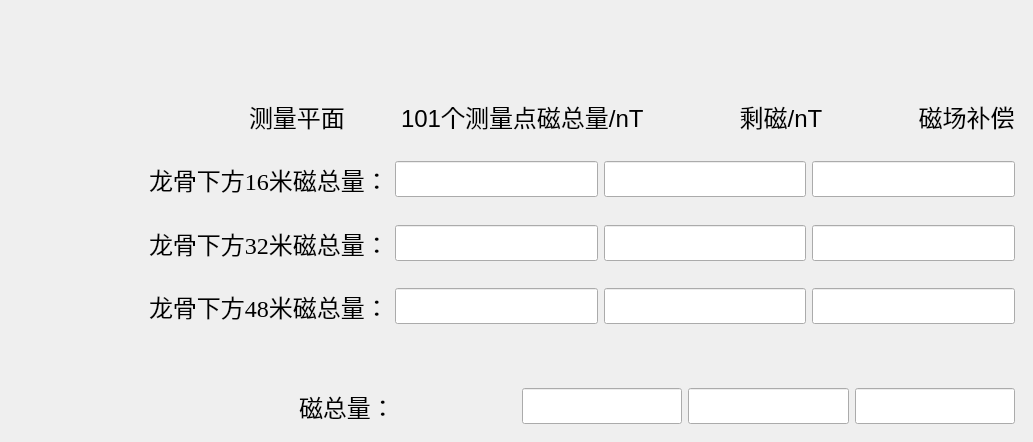
    <widget class="QWidget" name="tab_4">
     <attribute name="title">
      <string>多平面磁场补偿</string>
     </attribute>
     <widget class="QWidget" name="widget_3" native="true">
      <property name="geometry">
       <rect>
        <x>140</x>
        <y>90</y>
        <width>884</width>
        <height>343</height>
       </rect>
      </property>
      <property name="font">
       <font>
        <pointsize>18</pointsize>
       </font>
      </property>
      <layout class="QVBoxLayout" name="verticalLayout_5">
       <item>
        <widget class="QWidget" name="widget_4" native="true">
         <layout class="QGridLayout" name="gridLayout_3">
          <item row="0" column="1">
           <widget class="QLabel" name="label_8">
            <property name="font">
             <font>
              <family>Arial</family>
              <pointsize>18</pointsize>
             </font>
            </property>
            <property name="text">
             <string>测量平面</string>
            </property>
           </widget>
          </item>
          <item row="0" column="3">
           <widget class="QLabel" name="label_11">
            <property name="font">
             <font>
              <pointsize>18</pointsize>
             </font>
            </property>
            <property name="text">
             <string>101个测量点磁总量/nT</string>
            </property>
           </widget>
          </item>
          <item row="0" column="9">
           <widget class="QLabel" name="label_10">
            <property name="font">
             <font>
              <pointsize>18</pointsize>
             </font>
            </property>
            <property name="text">
             <string> 磁场补偿</string>
            </property>
           </widget>
          </item>
          <item row="0" column="5">
           <spacer name="horizontalSpacer_67">
            <property name="orientation">
             <enum>Qt::Horizontal</enum>
            </property>
            <property name="sizeHint" stdset="0">
             <size>
              <width>40</width>
              <height>20</height>
             </size>
            </property>
           </spacer>
          </item>
          <item row="0" column="6">
           <widget class="QLabel" name="label_9">
            <property name="font">
             <font>
              <pointsize>18</pointsize>
             </font>
            </property>
            <property name="text">
             <string> 剩磁/nT</string>
            </property>
           </widget>
          </item>
          <item row="0" column="8">
           <spacer name="horizontalSpacer_58">
            <property name="orientation">
             <enum>Qt::Horizontal</enum>
            </property>
            <property name="sizeHint" stdset="0">
             <size>
              <width>0</width>
              <height>20</height>
             </size>
            </property>
           </spacer>
          </item>
          <item row="0" column="0">
           <spacer name="horizontalSpacer_23">
            <property name="orientation">
             <enum>Qt::Horizontal</enum>
            </property>
            <property name="sizeHint" stdset="0">
             <size>
              <width>100</width>
              <height>20</height>
             </size>
            </property>
           </spacer>
          </item>
          <item row="0" column="2">
           <spacer name="horizontalSpacer_7">
            <property name="orientation">
             <enum>Qt::Horizontal</enum>
            </property>
            <property name="sizeHint" stdset="0">
             <size>
              <width>50</width>
              <height>20</height>
             </size>
            </property>
           </spacer>
          </item>
          <item row="0" column="4">
           <spacer name="horizontalSpacer_57">
            <property name="orientation">
             <enum>Qt::Horizontal</enum>
            </property>
            <property name="sizeHint" stdset="0">
             <size>
              <width>0</width>
              <height>20</height>
             </size>
            </property>
           </spacer>
          </item>
          <item row="0" column="7">
           <spacer name="horizontalSpacer_68">
            <property name="orientation">
             <enum>Qt::Horizontal</enum>
            </property>
            <property name="sizeHint" stdset="0">
             <size>
              <width>40</width>
              <height>20</height>
             </size>
            </property>
           </spacer>
          </item>
         </layout>
        </widget>
       </item>
       <item>
        <spacer name="verticalSpacer_21">
         <property name="orientation">
          <enum>Qt::Vertical</enum>
         </property>
         <property name="sizeHint" stdset="0">
          <size>
           <width>20</width>
           <height>0</height>
          </size>
         </property>
        </spacer>
       </item>
       <item>
        <widget class="QWidget" name="X1_8" native="true">
         <property name="font">
          <font>
           <family>Times New Roman</family>
          </font>
         </property>
         <layout class="QHBoxLayout" name="horizontalLayout_27">
          <item>
           <widget class="QLabel" name="X1_N_8">
            <property name="font">
             <font>
              <family>Times New Roman</family>
              <pointsize>18</pointsize>
             </font>
            </property>
            <property name="text">
             <string>龙骨下方16米磁总量：</string>
            </property>
           </widget>
          </item>
          <item>
           <widget class="QLineEdit" name="Mag_16"/>
          </item>
          <item>
           <spacer name="horizontalSpacer_27">
            <property name="orientation">
             <enum>Qt::Horizontal</enum>
            </property>
            <property name="sizeHint" stdset="0">
             <size>
              <width>0</width>
              <height>20</height>
             </size>
            </property>
           </spacer>
          </item>
          <item>
           <widget class="QLineEdit" name="Remain_16"/>
          </item>
          <item>
           <spacer name="horizontalSpacer_28">
            <property name="orientation">
             <enum>Qt::Horizontal</enum>
            </property>
            <property name="sizeHint" stdset="0">
             <size>
              <width>1</width>
              <height>20</height>
             </size>
            </property>
           </spacer>
          </item>
          <item>
           <widget class="QLineEdit" name="Bu_16"/>
          </item>
         </layout>
        </widget>
       </item>
       <item>
        <spacer name="verticalSpacer_22">
         <property name="orientation">
          <enum>Qt::Vertical</enum>
         </property>
         <property name="sizeHint" stdset="0">
          <size>
           <width>20</width>
           <height>1</height>
          </size>
         </property>
        </spacer>
       </item>
       <item>
        <widget class="QWidget" name="X1_9" native="true">
         <layout class="QHBoxLayout" name="horizontalLayout_28">
          <item>
           <widget class="QLabel" name="X1_N_9">
            <property name="font">
             <font>
              <family>Times New Roman</family>
              <pointsize>18</pointsize>
             </font>
            </property>
            <property name="text">
             <string>龙骨下方32米磁总量：</string>
            </property>
           </widget>
          </item>
          <item>
           <widget class="QLineEdit" name="Mag_32"/>
          </item>
          <item>
           <spacer name="horizontalSpacer_59">
            <property name="orientation">
             <enum>Qt::Horizontal</enum>
            </property>
            <property name="sizeHint" stdset="0">
             <size>
              <width>0</width>
              <height>20</height>
             </size>
            </property>
           </spacer>
          </item>
          <item>
           <widget class="QLineEdit" name="Remain_32"/>
          </item>
          <item>
           <spacer name="horizontalSpacer_60">
            <property name="orientation">
             <enum>Qt::Horizontal</enum>
            </property>
            <property name="sizeHint" stdset="0">
             <size>
              <width>1</width>
              <height>20</height>
             </size>
            </property>
           </spacer>
          </item>
          <item>
           <widget class="QLineEdit" name="Bu_32"/>
          </item>
         </layout>
        </widget>
       </item>
       <item>
        <spacer name="verticalSpacer_23">
         <property name="orientation">
          <enum>Qt::Vertical</enum>
         </property>
         <property name="sizeHint" stdset="0">
          <size>
           <width>20</width>
           <height>1</height>
          </size>
         </property>
        </spacer>
       </item>
       <item>
        <widget class="QWidget" name="X1_10" native="true">
         <layout class="QHBoxLayout" name="horizontalLayout_29">
          <item>
           <widget class="QLabel" name="X1_N_10">
            <property name="font">
             <font>
              <family>Times New Roman</family>
              <pointsize>18</pointsize>
             </font>
            </property>
            <property name="text">
             <string>龙骨下方48米磁总量：</string>
            </property>
           </widget>
          </item>
          <item>
           <widget class="QLineEdit" name="Mag_48"/>
          </item>
          <item>
           <spacer name="horizontalSpacer_61">
            <property name="orientation">
             <enum>Qt::Horizontal</enum>
            </property>
            <property name="sizeHint" stdset="0">
             <size>
              <width>0</width>
              <height>20</height>
             </size>
            </property>
           </spacer>
          </item>
          <item>
           <widget class="QLineEdit" name="Remain_48"/>
          </item>
          <item>
           <spacer name="horizontalSpacer_62">
            <property name="orientation">
             <enum>Qt::Horizontal</enum>
            </property>
            <property name="sizeHint" stdset="0">
             <size>
              <width>1</width>
              <height>20</height>
             </size>
            </property>
           </spacer>
          </item>
          <item>
           <widget class="QLineEdit" name="Bu_48"/>
          </item>
         </layout>
        </widget>
       </item>
       <item>
        <spacer name="verticalSpacer_25">
         <property name="orientation">
          <enum>Qt::Vertical</enum>
         </property>
         <property name="sizeHint" stdset="0">
          <size>
           <width>20</width>
           <height>40</height>
          </size>
         </property>
        </spacer>
       </item>
       <item>
        <widget class="QWidget" name="X1_11" native="true">
         <layout class="QHBoxLayout" name="horizontalLayout_10">
          <item>
           <spacer name="horizontalSpacer_19">
            <property name="orientation">
             <enum>Qt::Horizontal</enum>
            </property>
            <property name="sizeHint" stdset="0">
             <size>
              <width>200</width>
              <height>20</height>
             </size>
            </property>
           </spacer>
          </item>
          <item>
           <widget class="QLabel" name="X1_N_11">
            <property name="font">
             <font>
              <family>Arial</family>
              <pointsize>18</pointsize>
             </font>
            </property>
            <property name="text">
             <string>磁总量：</string>
            </property>
           </widget>
          </item>
          <item>
           <spacer name="horizontalSpacer_20">
            <property name="orientation">
             <enum>Qt::Horizontal</enum>
            </property>
            <property name="sizeHint" stdset="0">
             <size>
              <width>150</width>
              <height>20</height>
             </size>
            </property>
           </spacer>
          </item>
          <item>
           <widget class="QLabel" name="label_3">
            <property name="text">
             <string/>
            </property>
           </widget>
          </item>
          <item>
           <widget class="QLineEdit" name="Mag"/>
          </item>
          <item>
           <spacer name="horizontalSpacer_65">
            <property name="orientation">
             <enum>Qt::Horizontal</enum>
            </property>
            <property name="sizeHint" stdset="0">
             <size>
              <width>0</width>
              <height>20</height>
             </size>
            </property>
           </spacer>
          </item>
          <item>
           <widget class="QLineEdit" name="Remain"/>
          </item>
          <item>
           <spacer name="horizontalSpacer_66">
            <property name="orientation">
             <enum>Qt::Horizontal</enum>
            </property>
            <property name="sizeHint" stdset="0">
             <size>
              <width>1</width>
              <height>20</height>
             </size>
            </property>
           </spacer>
          </item>
          <item>
           <widget class="QLineEdit" name="Bu"/>
          </item>
         </layout>
        </widget>
       </item>
      </layout>
     </widget>
    </widget>
